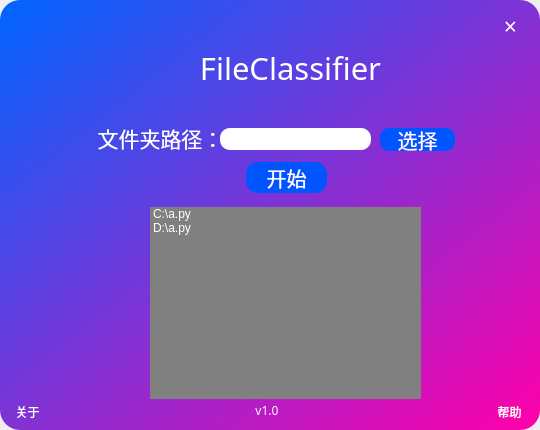
<?xml version="1.0" encoding="UTF-8"?>
<ui version="4.0">
 <class>MainWindow</class>
 <widget class="QMainWindow" name="MainWindow">
  <property name="geometry">
   <rect>
    <x>0</x>
    <y>0</y>
    <width>540</width>
    <height>430</height>
   </rect>
  </property>
  <property name="windowTitle">
   <string>FileClassifier</string>
  </property>
  <widget class="QWidget" name="centralwidget">
   <property name="styleSheet">
    <string notr="true">QWidget{
background-color: qlineargradient(spread:pad, x1:0, y1:0, x2:1, y2:1, stop:0.00568182 rgba(0, 100, 255, 255), stop:0.994318 rgba(255, 0, 171, 255));
border-top-left-radius:20px;
border-top-right-radius:20px;
border-bottom-left-radius:20px;
border-bottom-right-radius:20px;
}</string>
   </property>
   <widget class="QListWidget" name="listWidget">
    <property name="geometry">
     <rect>
      <x>150</x>
      <y>207</y>
      <width>271</width>
      <height>192</height>
     </rect>
    </property>
    <property name="sizePolicy">
     <sizepolicy hsizetype="Expanding" vsizetype="Expanding">
      <horstretch>0</horstretch>
      <verstretch>0</verstretch>
     </sizepolicy>
    </property>
    <property name="styleSheet">
     <string notr="true">background-color:grey;
color:white;
border-top-left-radius:0px;
border-top-right-radius:0px;
border-bottom-left-radius:0px;
border-bottom-right-radius:0px;</string>
    </property>
    <property name="verticalScrollBarPolicy">
     <enum>Qt::ScrollBarAlwaysOff</enum>
    </property>
    <property name="horizontalScrollBarPolicy">
     <enum>Qt::ScrollBarAlwaysOff</enum>
    </property>
    <property name="flow">
     <enum>QListView::TopToBottom</enum>
    </property>
    <property name="itemAlignment">
     <set>Qt::AlignBaseline|Qt::AlignCenter|Qt::AlignHCenter|Qt::AlignJustify|Qt::AlignTop|Qt::AlignVCenter</set>
    </property>
    <item>
     <property name="text">
      <string>C:\a.py</string>
     </property>
    </item>
    <item>
     <property name="text">
      <string>D:\a.py</string>
     </property>
    </item>
   </widget>
   <widget class="QLabel" name="label_2">
    <property name="geometry">
     <rect>
      <x>90</x>
      <y>120</y>
      <width>141</width>
      <height>36</height>
     </rect>
    </property>
    <property name="sizePolicy">
     <sizepolicy hsizetype="Fixed" vsizetype="Fixed">
      <horstretch>0</horstretch>
      <verstretch>0</verstretch>
     </sizepolicy>
    </property>
    <property name="font">
     <font>
      <family>Microsoft YaHei</family>
      <pointsize>16</pointsize>
     </font>
    </property>
    <property name="styleSheet">
     <string notr="true">background-color:None;
color:white;</string>
    </property>
    <property name="text">
     <string>文件夹路径：</string>
    </property>
    <property name="alignment">
     <set>Qt::AlignCenter</set>
    </property>
   </widget>
   <widget class="QLineEdit" name="lineEdit">
    <property name="geometry">
     <rect>
      <x>220</x>
      <y>128</y>
      <width>151</width>
      <height>22</height>
     </rect>
    </property>
    <property name="font">
     <font>
      <family>Microsoft YaHei</family>
      <pointsize>10</pointsize>
      <weight>50</weight>
      <bold>false</bold>
     </font>
    </property>
    <property name="styleSheet">
     <string notr="true">background-color:None;
border-radius:10px;</string>
    </property>
    <property name="alignment">
     <set>Qt::AlignCenter</set>
    </property>
   </widget>
   <widget class="QPushButton" name="choose">
    <property name="geometry">
     <rect>
      <x>380</x>
      <y>128</y>
      <width>75</width>
      <height>23</height>
     </rect>
    </property>
    <property name="font">
     <font>
      <family>Microsoft YaHei</family>
      <pointsize>15</pointsize>
      <weight>50</weight>
      <bold>false</bold>
     </font>
    </property>
    <property name="styleSheet">
     <string notr="true">QPushButton{
	background-color: rgb(0, 85, 255);
	border-radius:9px;
	border-width:4px;
	color:white;
	border-color:rgba(255,255,255,30);
}
</string>
    </property>
    <property name="text">
     <string>选择</string>
    </property>
   </widget>
   <widget class="QPushButton" name="pushButton">
    <property name="geometry">
     <rect>
      <x>-10</x>
      <y>400</y>
      <width>75</width>
      <height>23</height>
     </rect>
    </property>
    <property name="font">
     <font>
      <family>Microsoft YaHei</family>
     </font>
    </property>
    <property name="styleSheet">
     <string notr="true">background-color:None;
color:white;</string>
    </property>
    <property name="text">
     <string>关于</string>
    </property>
   </widget>
   <widget class="QLabel" name="label_3">
    <property name="geometry">
     <rect>
      <x>240</x>
      <y>400</y>
      <width>54</width>
      <height>21</height>
     </rect>
    </property>
    <property name="font">
     <font>
      <family>Microsoft YaHei</family>
     </font>
    </property>
    <property name="styleSheet">
     <string notr="true">background-color:None;
color:white;</string>
    </property>
    <property name="text">
     <string>v1.0</string>
    </property>
    <property name="alignment">
     <set>Qt::AlignCenter</set>
    </property>
   </widget>
   <widget class="QPushButton" name="pushButton_2">
    <property name="geometry">
     <rect>
      <x>484</x>
      <y>400</y>
      <width>51</width>
      <height>23</height>
     </rect>
    </property>
    <property name="font">
     <font>
      <family>Microsoft YaHei</family>
     </font>
    </property>
    <property name="styleSheet">
     <string notr="true">background-color:None;
color:white;</string>
    </property>
    <property name="text">
     <string>帮助</string>
    </property>
   </widget>
   <widget class="QLabel" name="label">
    <property name="geometry">
     <rect>
      <x>180</x>
      <y>50</y>
      <width>221</width>
      <height>36</height>
     </rect>
    </property>
    <property name="sizePolicy">
     <sizepolicy hsizetype="Fixed" vsizetype="Fixed">
      <horstretch>0</horstretch>
      <verstretch>0</verstretch>
     </sizepolicy>
    </property>
    <property name="font">
     <font>
      <family>Microsoft YaHei</family>
      <pointsize>23</pointsize>
     </font>
    </property>
    <property name="styleSheet">
     <string notr="true">background-color:None;
color:white;</string>
    </property>
    <property name="text">
     <string>FileClassifier</string>
    </property>
    <property name="alignment">
     <set>Qt::AlignCenter</set>
    </property>
   </widget>
   <widget class="QPushButton" name="close">
    <property name="geometry">
     <rect>
      <x>490</x>
      <y>10</y>
      <width>41</width>
      <height>31</height>
     </rect>
    </property>
    <property name="font">
     <font>
      <family>Microsoft YaHei</family>
      <pointsize>17</pointsize>
      <weight>50</weight>
      <bold>false</bold>
     </font>
    </property>
    <property name="styleSheet">
     <string notr="true">background-color:None;
color:white;</string>
    </property>
    <property name="text">
     <string>×</string>
    </property>
   </widget>
   <widget class="QPushButton" name="choose_2">
    <property name="geometry">
     <rect>
      <x>246</x>
      <y>162</y>
      <width>81</width>
      <height>31</height>
     </rect>
    </property>
    <property name="font">
     <font>
      <family>Microsoft YaHei</family>
      <pointsize>15</pointsize>
      <weight>50</weight>
      <bold>false</bold>
     </font>
    </property>
    <property name="styleSheet">
     <string notr="true">QPushButton{
	background-color: rgb(0, 85, 255);
	border-radius:12px;
	border-width:4px;
	color:white;
	border-color:rgba(255,255,255,30);
}
</string>
    </property>
    <property name="text">
     <string>开始</string>
    </property>
   </widget>
  </widget>
 </widget>
 <resources/>
 <connections>
  <connection>
   <sender>close</sender>
   <signal>clicked()</signal>
   <receiver>MainWindow</receiver>
   <slot>close()</slot>
   <hints>
    <hint type="sourcelabel">
     <x>510</x>
     <y>25</y>
    </hint>
    <hint type="destinationlabel">
     <x>269</x>
     <y>214</y>
    </hint>
   </hints>
  </connection>
 </connections>
</ui>
